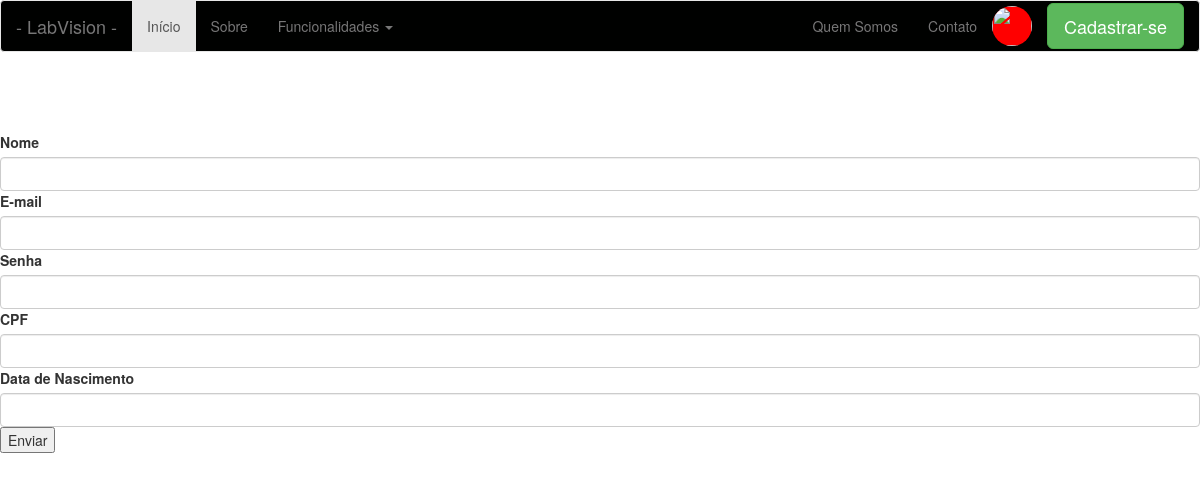
/atualizar-usuario/1, run on an earlier commit of the app's database.
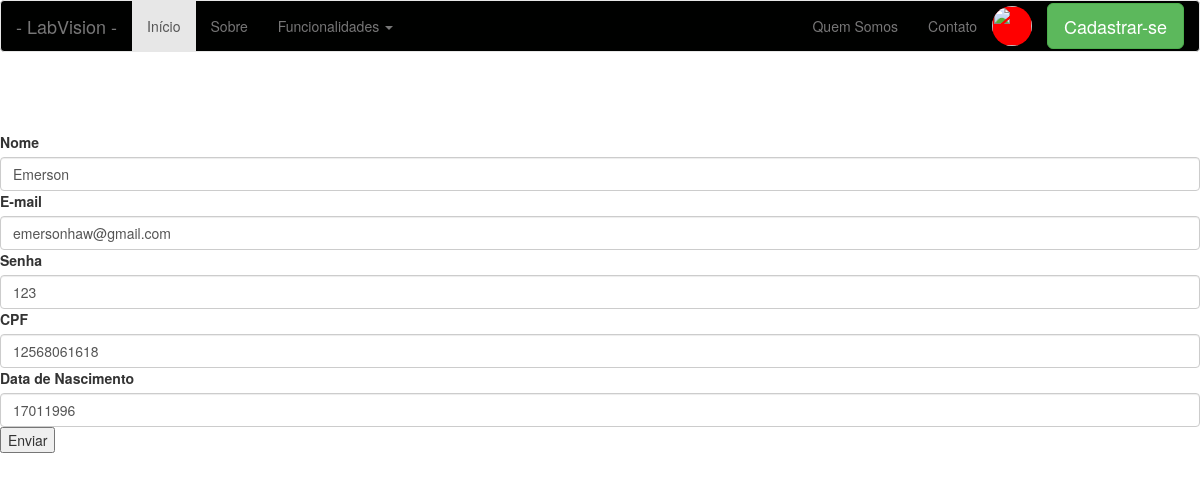
And on a later commit of the database.
### app/models/tables.py (models this page shows, shortened)
class Pessoa(db.Model):
    __tablename__ = "pessoas"
    id = db.Column(db.Integer, primary_key=True)
    nome = db.Column(db.String(50))

class Usuario(Pessoa, db.Model):
    __tablename__ = "usuarios"
    id = db.Column(db.Integer, primary_key=True)
    email = db.Column(db.String(50))
    senha = db.Column(db.String(20))
    cpf = db.Column(db.String(20))
    dt_nascimento = db.Column(db.String(20))
    status = db.Column(db.Boolean())
    pessoa = db.Column(db.Integer, db.ForeignKey('pessoas.id'))

### app/controllers/default.py (the view, shortened to what this page needs)
@app.route('/atualizar-usuario/<int:id>', methods=['GET', 'POST'])
@app.route('/atualizar-usuario', methods=['POST'])
def atualizar_usuario(id=None):
    if id!=None and request.method=="GET":
        usuario = Usuario.query.filter_by(id=id).first()
        usuario = Usuario.query.filter_by(id=id).first()
        form = CadastrarUsuarioForm()
        return render_template('atualizar-usuario.html', form=form, usuario=usuario)

### app/models/forms.py
class CadastrarUsuarioForm(FlaskForm):
    nome = StringField("email", validators=[DataRequired()])
    email = StringField("email", validators=[DataRequired()])
    senha = PasswordField("senha", validators=[DataRequired()])
    cpf = StringField("email", validators=[DataRequired()])
    dt_nascimento = StringField("email", validators=[DataRequired()])

### app/templates/atualizar-usuario.html
{% include 'base/head.html' %}
{% include 'base/nav_bar.html' %}
<div>
      <br><br><br>
      <form action="/atualizar-usuario/{{ usuario.id }}" method="POST">
          <label>Nome</label>
              {{ form.nome(class="form-control", value=usuario.nome) }}
          <label>E-mail</label>
              {{ form.email(class="form-control", value=usuario.email) }}
          <label>Senha</label>
              {{ form.nome(class="form-control", value=usuario.senha) }}
          <label>CPF</label>
              {{ form.cpf(class="form-control", value=usuario.cpf) }}
          <label>Data de Nascimento</label>
              {{ form.dt_nascimento(class="form-control", value=usuario.dt_nascimento) }}
          <input type="submit" value="Enviar">
      </form>
</div>
{% include 'base/footer.html' %}

What changed in the data, as far as the page shows it:
added Pessoa: nome "Emerson"
added Usuario: email "emersonhaw@gmail.com", cpf "12568061618", dt_nascimento "17011996"
Also different on the page:
form field nome: (not shown) → "123"
